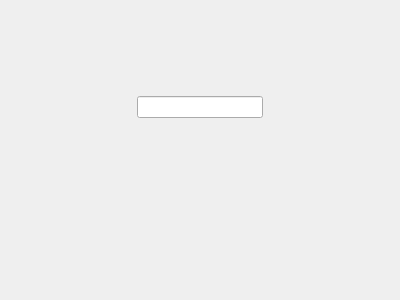
<?xml version="1.0" encoding="UTF-8"?>
<ui version="4.0">
 <class>WidgetsTestApp</class>
 <widget class="QWidget" name="WidgetsTestApp">
  <property name="geometry">
   <rect>
    <x>0</x>
    <y>0</y>
    <width>400</width>
    <height>300</height>
   </rect>
  </property>
  <layout class="QGridLayout" name="gridLayout">
   <item row="1" column="2">
    <spacer name="horizontalSpacer_2">
     <property name="orientation">
      <enum>Qt::Horizontal</enum>
     </property>
     <property name="sizeHint" stdset="0">
      <size>
       <width>40</width>
       <height>20</height>
      </size>
     </property>
    </spacer>
   </item>
   <item row="0" column="1">
    <spacer name="verticalSpacer_2">
     <property name="orientation">
      <enum>Qt::Vertical</enum>
     </property>
     <property name="sizeHint" stdset="0">
      <size>
       <width>20</width>
       <height>40</height>
      </size>
     </property>
    </spacer>
   </item>
   <item row="1" column="1">
    <widget class="QLineEdit" name="lineEdit"/>
   </item>
   <item row="1" column="0">
    <spacer name="horizontalSpacer">
     <property name="orientation">
      <enum>Qt::Horizontal</enum>
     </property>
     <property name="sizeHint" stdset="0">
      <size>
       <width>40</width>
       <height>20</height>
      </size>
     </property>
    </spacer>
   </item>
   <item row="3" column="1">
    <spacer name="verticalSpacer">
     <property name="orientation">
      <enum>Qt::Vertical</enum>
     </property>
     <property name="sizeHint" stdset="0">
      <size>
       <width>20</width>
       <height>40</height>
      </size>
     </property>
    </spacer>
   </item>
   <item row="2" column="1">
    <spacer name="verticalSpacer_3">
     <property name="orientation">
      <enum>Qt::Vertical</enum>
     </property>
     <property name="sizeHint" stdset="0">
      <size>
       <width>20</width>
       <height>40</height>
      </size>
     </property>
    </spacer>
   </item>
  </layout>
 </widget>
 <resources/>
 <connections/>
</ui>
